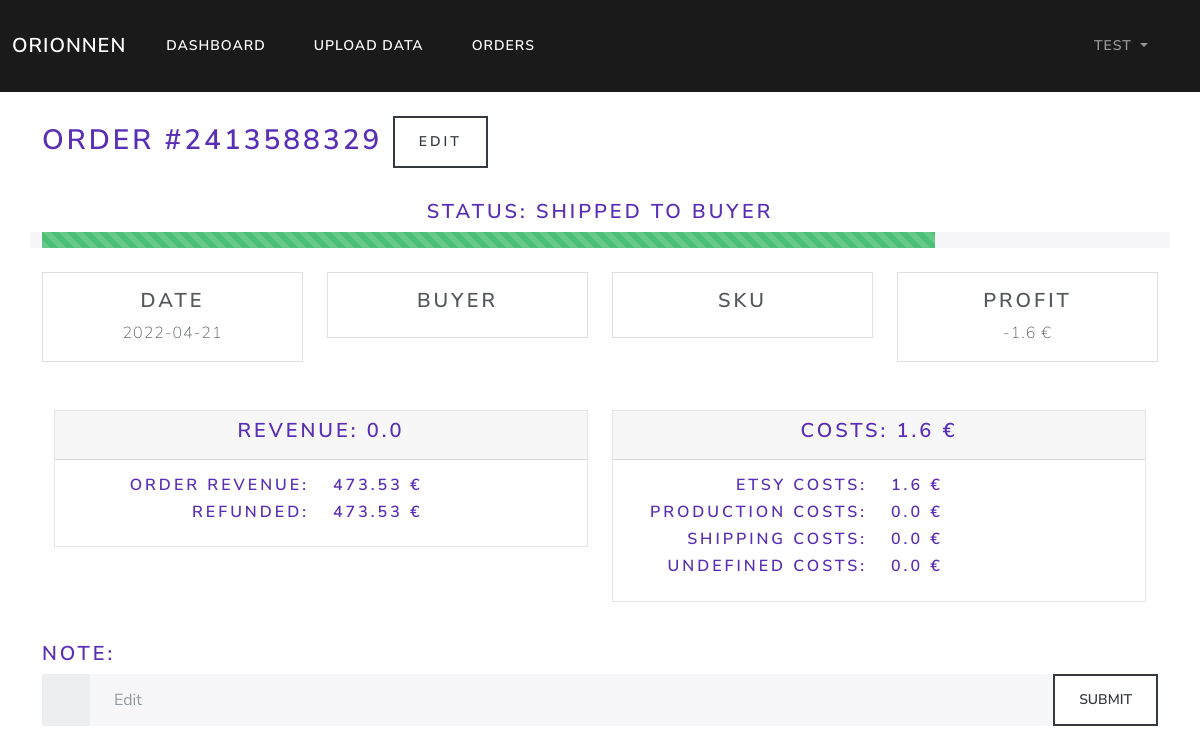
Screenshot of /orders/id_2413588329 (signed in) with the database file from the repository.
### orionnen/models.py (models this page shows, shortened)
class User(db.Model, UserMixin):
    id = db.Column(db.Integer, primary_key=True)
    username = db.Column(db.String(20), unique=True, nullable=False)
    email = db.Column(db.String(120), unique=True, nullable=False)
    password = db.Column(db.String(60), nullable=False)
    orders = db.relationship('Order', backref='author', lazy=True)

class Order(db.Model):
    id = db.Column(db.Integer, primary_key=True)
    user_id = db.Column(db.Integer, db.ForeignKey('user.id'), nullable=False)
    order_id = db.Column(db.Integer, unique=True, nullable=False)
    sku = db.Column(db.String(20), default='Not Specified')
    buyer = db.Column(db.String(20), default='Not Specified')
    date = db.Column(db.Date, nullable=False)
    note = db.Column(db.String(20), default='No Note')
    status = db.Column(db.String(20), default='Ordered')
    revenue = db.Column(db.Float, default=0)
    refund = db.Column(db.Float, default=0)
    net_revenue = db.Column(db.Float, default=0)
    proc_fee = db.Column(db.Float, default=0)
    cred_proc_fee = db.Column(db.Float, default=0)
    net_proc_fee = db.Column(db.Float, default=0)
    trans_trans_fee = db.Column(db.Float, default=0)
    cred_trans_trans_fee = db.Column(db.Float, default=0)
    ship_trans_fee = db.Column(db.Float, default=0)
    cred_ship_trans_fee = db.Column(db.Float, default=0)
    ad_fee = db.Column(db.Float, default=0)
    cred_ad_fee = db.Column(db.Float, default=0)
    net_ad_fee = db.Column(db.Float, default=0)
    vat_ad = db.Column(db.Float, default=0)
    cred_vat_ad = db.Column(db.Float, default=0)
    vat_proc_fee = db.Column(db.Float, default=0)
    cred_vat_proc_fee = db.Column(db.Float, default=0)
    vat_trans = db.Column(db.Float, default=0)
    cred_vat_trans = db.Column(db.Float, default=0)
    vat_ship_trans = db.Column(db.Float, default=0)
    cred_vat_ship_trans = db.Column(db.Float, default=0)
    tax = db.Column(db.Float, default=0)
    cred_tax = db.Column(db.Float, default=0)
    net_tax = db.Column(db.Float, default=0)
    trans_fee = db.Column(db.Float, default=0)
    cred_trans_fee = db.Column(db.Float, default=0)
    net_trans_fee = db.Column(db.Float, default=0)
    vat = db.Column(db.Float, default=0)
    cred_vat = db.Column(db.Float, default=0)
    net_vat = db.Column(db.Float, default=0)
    etsy_costs = db.Column(db.Float, default=0)
    prod_costs = db.Column(db.Float, default=0)
    ship_costs = db.Column(db.Float, default=0)
    undef_costs = db.Column(db.Float, default=0)
    other_costs = db.Column(db.Float, default=0)
    costs = db.Column(db.Float, default=0)
    profit = db.Column(db.Float, default=0)

### orionnen/routes.py (the view)
@app.route('/orders/id_<order_id>', methods=['GET', 'POST'])
@login_required
def view_order(order_id):
    order = Order.query.filter_by(order_id=order_id).filter_by(author=current_user).first()
    if request.method == "POST":
        note = request.form['note']
        order.note = note
        db.session.commit()
        flash('Order updated!', 'success')
        return redirect(url_for('view_order', order_id=order.order_id))
    return render_template("view_order.html", order=order)

### orionnen/models.py (called while the page is built)
@login_manager.user_loader
def load_user(user_id):
    return User.query.get(int(user_id))

### orionnen/templates/view_order.html (shortened to what this page needs)
{% extends "base.html" %}
{% block content %}
    <div container>
        <div class="row">
          <h2>
            Order #{{ order.order_id }} <a class="btn btn-outline-dark" href="{{ url_for('edit_order', order_id=order.order_id) }}">Edit</a>
          </h2>
        </div><br>
        <div class="row" style="text-align:center">
          <h4>Status: {{ order.status }}</h4>
        </div>
        <div class="row">
          <div class="progress">
            {% if order.status == 'Shipped to buyer' %}
            <div class="progress-bar progress-bar-striped progress-bar-animated bg-success" role="progressbar" aria-valuenow="80" aria-valuemin="0" aria-valuemax="100" style="width: 80%;"></div>
            {% endif %}
          </div>
        </div><br>
        <div class="row">
            <div class="col">
                <div class="card">
                  <div class="card-body">
                    <h4 class="card-title" style="text-align:center">Date</h4>
                    <p class="card-text" style="text-align:center">{{ order.date }}</p>
                  </div>
                </div>
            </div>
            <div class="col">
                <div class="card">
                    <div class="card-body">
                        <h4 class="card-title" style="text-align:center">Buyer</h4>
                    </div>
                </div>
            </div>
            <div class="col">
                <div class="card">
                    <div class="card-body">
                        <h4 class="card-title" style="text-align:center">SKU</h4>
                    </div>
                </div>
            </div>
            <div class="col">
                <div class="card">
                    <div class="card-body">
                        <h4 class="card-title" style="text-align:center">Profit</h4>
                        <p class="card-text" style="text-align:center">{{ order.profit }} €</p>
                    </div>
                </div>
            </div>
        </div>
    </div><br><br>
    <div class="container" style="max-width: 100%;">
        <div class="row">
            <div class="col">
                <div class="card bg-light mb-3">
                    <div class="card-header"><h4 style="text-align:center">Revenue: {{ order.net_revenue }}</h4></div>
                    <div class="card-body">
                        <div class="row">
                            <div class="col">
                                <h5 style="text-align:right">Order revenue:</h5>
                            </div>
                            <div class="col">
                                <h5 style="text-align:left">{{ order.revenue }} €</h5>
                            </div>
                        </div>
                        <div class="row">
                            <div class="col">
                                <h5 style="text-align:right">Refunded:</h5>
                            </div>
                            <div class="col">
                                <h5 style="text-align:left">{{ order.refund }} €</h5>
                            </div>
                        </div>
                    </div>
                </div>
            </div>
            <div class="col">
                <div class="card bg-light mb-3">
                    <div class="card-header"><h4 style="text-align:center">Costs: {{ order.costs }} €</h4></div>
                    <div class="card-body">
                        <div class="row">
                            <div class="col">
                                <h5 style="text-align:right">Etsy costs:</h5>
                            </div>
                            <div class="col">
                                <h5 style="text-align:left">{{ order.etsy_costs }} €</h5>
                            </div>
                        </div>
                        <div class="row">
                            <div class="col">
                                <h5 style="text-align:right">Production costs:</h5>
                            </div>
                            <div class="col">
                                <h5 style="text-align:left">{{ order.prod_costs }} €</h5>
                            </div>
                        </div>
                        <div class="row">
                            <div class="col">
                                <h5 style="text-align:right">Shipping costs:</h5>
                            </div>
                            <div class="col">
                                <h5 style="text-align:left">{{ order.ship_costs }} €</h5>
                            </div>
                        </div>
                        <div class="row">
                            <div class="col">
                                <h5 style="text-align:right">Undefined costs:</h5>
                            </div>
                            <div class="col">
                                <h5 style="text-align:left">{{ order.undef_costs }} €</h5>
                            </div>
                        </div>
                    </div>
                </div>
            </div>
        </div>
    </div><br>
    <h4>Note:</h4>
    <form action="#" method="post">
      <div class="input-group">
        <span class="input-group-text">{{ order.note}}</span>
        <input type="text" class="form-control" name="note" placeholder="Edit">
        <input class="btn btn-outline-dark" type="submit" value="Submit"/>
      </div>
    </form>
{% endblock %}

### orionnen/templates/navbar.html (shortened to what this page needs)
      <nav class="navbar navbar-expand-lg navbar-dark bg-primary">
        <div class="container-fluid">
          <a class="navbar-brand" href="/">Orionnen</a>
          <div class="collapse navbar-collapse" id="navbarColor01">
            <div class="navbar-nav mr-auto">
              {% if current_user.is_authenticated %}
              <a class="nav-item nav-link active" href="{{ url_for('dashboard') }}">Dashboard</a>
              <a class="nav-item nav-link active" href="{{ url_for('upload') }}">Upload data</a>
              <a class="nav-item nav-link active" href="{{ url_for('show_orders') }}">Orders</a>
              {% else %}
              <a class="nav-item nav-link active" href="{{ url_for('login') }}">Login</a>
              <a class="nav-item nav-link active" href="{{ url_for('register') }}">Register</a>
              {% endif %}
            </div>
          </div>
          <div class="navbar-nav mr-auto">
            {% if current_user.is_authenticated %}
            <li class="nav-item dropdown">
              <a class="nav-link dropdown-toggle" data-bs-toggle="dropdown" href="#" role="button" aria-haspopup="true" aria-expanded="false">
                {{ current_user.username }}
              </a>
            </li>
            {% endif %}
          </div>
        </div>
      </nav>

### rows the page displays
User: username "TEST"
Order: order_id "2413588329", status "SHIPPED TO BUYER", date "2022-04-21", profit "-1.6", net_revenue "0.0", revenue "473.53", refund "473.53", costs "1.6", etsy_costs "1.6", prod_costs "0.0", ship_costs "0.0", undef_costs "0.0"
